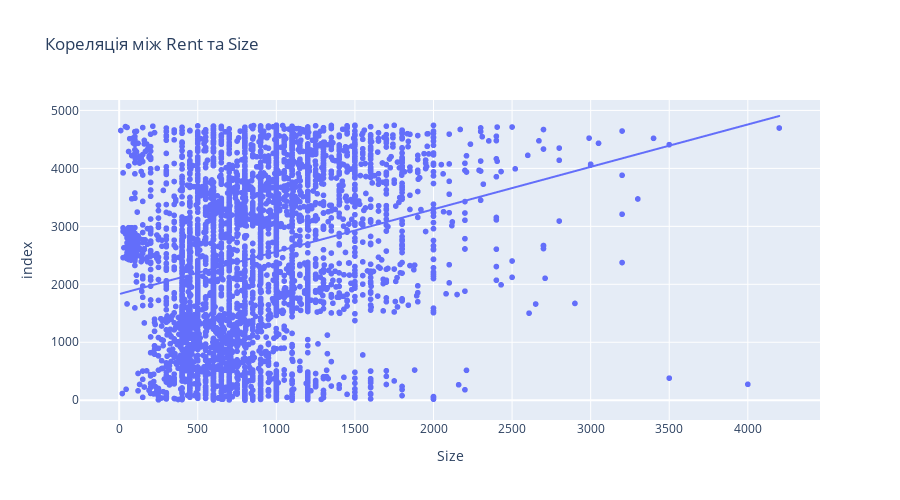

Notebook source saved alongside this figure:
### Code cell
# Кореляція між цільовою змінною та іншими числовими метриками
fig = px.scatter(
    df_no_outliers['Rent'],
    df_no_outliers['Size'],
    title='Кореляція між Rent та Size',
    labels={'y': 'Rent', 'x': 'Size'},
    trendline='ols'
)
fig.update_layout(height=500)
fig.show()
# є помірна позитивна кореляція між розміром житла та вартістю оренди

### Figure 1 — Plotly figure (JSON) as saved in the notebook; plotly's stock layout.template omitted (floating-point values rounded to 4 significant figures; data arrays with more than 128 entries replaced by an {"elided": "..."} marker saying what was removed)
{"data": [{"hovertemplate": "Size=%{x}<br>index=%{y}<extra></extra>", "legendgroup": "", "marker": {"color": "#636efa", "symbol": "circle"}, "mode": "markers", "name": "", "showlegend": false, "type": "scattergl", "x": {"elided": "4226 int values"}, "xaxis": "x", "y": {"elided": "4226 int values"}, "yaxis": "y"}, {"hovertemplate": "<b>OLS trendline</b><br>index = 0.731459 * x + 1831.41<br>R<sup>2</sup>=0.066551<br><br>Size=%{x}<br>index=%{y} <b>(trend)</b><extra></extra>", "legendgroup": "", "marker": {"color": "#636efa", "symbol": "circle"}, "mode": "lines", "name": "", "showlegend": false, "type": "scattergl", "x": {"elided": "4226 int values"}, "xaxis": "x", "y": {"elided": "4226 float values"}, "yaxis": "y"}], "layout": {"height": 500, "legend": {"tracegroupgap": 0}, "title": {"text": "Кореляція між Rent та Size"}, "xaxis": {"anchor": "y", "domain": [0, 1], "title": {"text": "Size"}}, "yaxis": {"anchor": "x", "domain": [0, 1], "title": {"text": "index"}}}}
